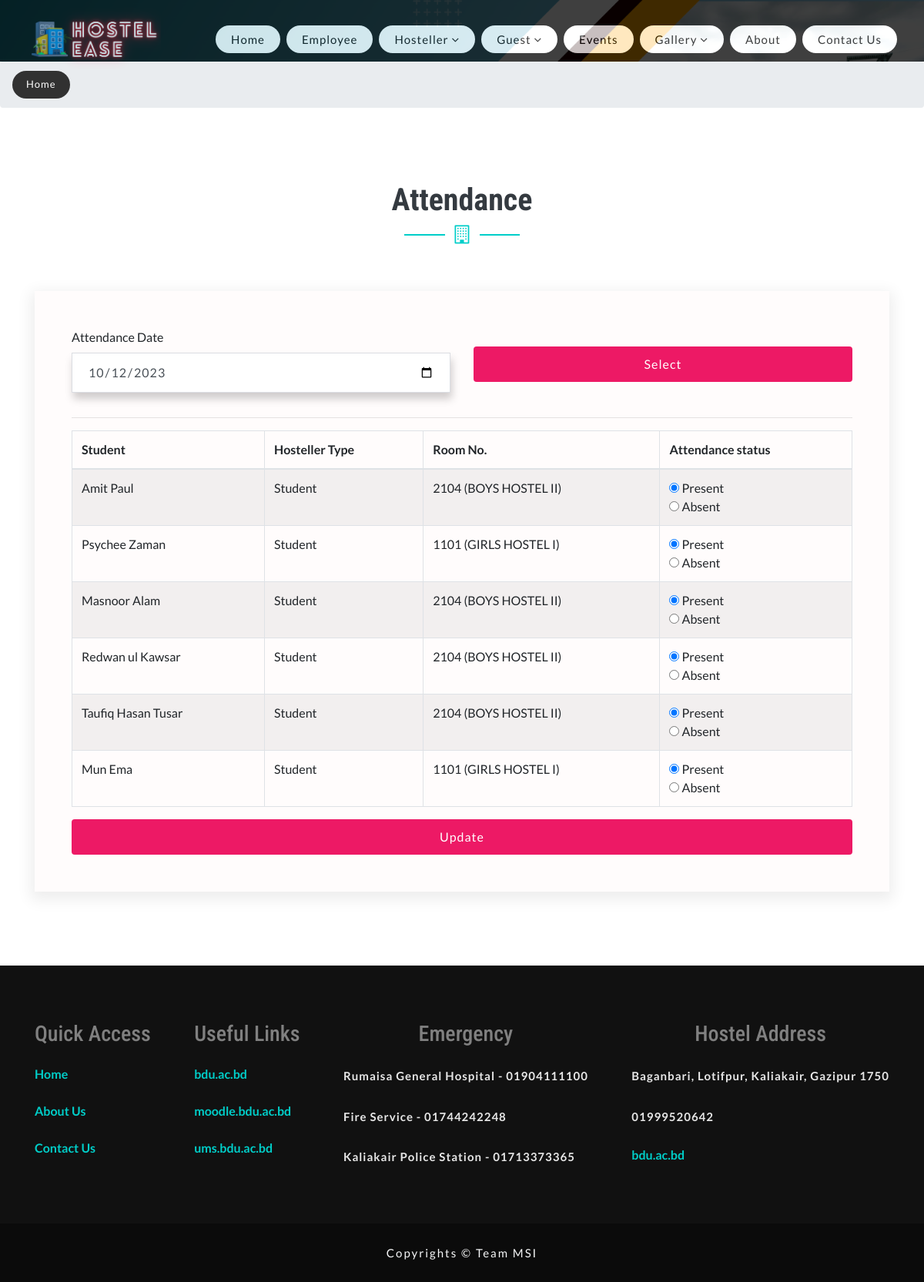
Screenshot of /attendance.php with the database file from the repository.
### tables this page shows
CREATE TABLE `admission` (
  `admission_id` int(10) NOT NULL,
  `hostellerid` int(10) NOT NULL,
  `room_id` int(10) NOT NULL,
  `start_date` date NOT NULL,
  `end_date` date NOT NULL,
  `status` varchar(10) NOT NULL
);

CREATE TABLE `hosteller` (
  `hostellerid` int(10) NOT NULL,
  `hostellertype` varchar(15) NOT NULL COMMENT 'Student',
  `name` varchar(50) NOT NULL,
  `emailid` varchar(50) NOT NULL,
  `password` varchar(100) NOT NULL,
  `dob` date NOT NULL,
  `father_name` varchar(50) NOT NULL,
  `mother_name` varchar(50) NOT NULL,
  `address` text NOT NULL,
  `contact_no` varchar(15) NOT NULL,
  `status` varchar(10) NOT NULL,
  `place_belong` varchar(30) NOT NULL,
  `cocurricular_activities` text NOT NULL,
  `session` varchar(30) NOT NULL,
  `gender` varchar(30) NOT NULL
);

CREATE TABLE `room` (
  `room_id` int(10) NOT NULL,
  `block_id` int(10) NOT NULL,
  `fee_str_id` int(10) NOT NULL,
  `room_no` int(10) NOT NULL,
  `no_of_beds` int(5) NOT NULL,
  `description` text NOT NULL,
  `status` varchar(10) NOT NULL
);

CREATE TABLE `blocks` (
  `block_id` int(10) NOT NULL,
  `block_name` varchar(25) NOT NULL,
  `description` text NOT NULL,
  `status` varchar(10) NOT NULL
);

### attendance.php (the view, shortened to what this page needs)
<?php
include("header.php");
if(isset($_GET['attdate']))
{
	$attdate = $_GET['attdate'];
}
else
{
	$attdate  = date("Y-m-d");
}
?>
	</div>
	<div class="breadcrumb-agile">
		<ol class="breadcrumb m-0">
			<li class="breadcrumb-item">
				<a href="index.php">Home</a>
			</li>
		</ol>
	</div>
	<section class="contact-wthree py-5" id="contact">
		<div class="container py-xl-5 py-lg-3">
			<div class="title text-center mb-sm-5 mb-4">
				<h3 class="title-w3 text-bl text-center font-weight-bold">Attendance</h3>
				<div class="arrw">
					<i class="fa fa-building-o" aria-hidden="true"></i>
				</div>
			</div>
			<div class="row pt-xl-4">
				<div class="col-lg-12">
					<div class="contact-form-wthreelayouts">
<form action="" method="post" class="register-wthree"name="frmform" onsubmit="return validateform()">
	<div class="row">
		<div class="form-group col-md-6">
			<label>
				Attendance Date
			</label><span class="errclass" id="idhostellertype"></span>
			<input class="form-control" type="date" placeholder="Attendance Date" name="attdate" id="attdate" value="<?php
			if(isset($_GET['attdate']))
			{
				echo $_GET['attdate'];
			}
			else
			{
				echo date("Y-m-d");
			}
			?>" max="<?php echo date("Y-m-d"); ?>">
		</div>
		<div class="form-group mt-42 mb-0 col-md-6" ><br>
			<button type="button" name="submitattendance" class="btn btn-w3layouts w-100" onclick="window.location='attendance.php?attdate='+attdate.value">Select</button>
		</div>
	</div>
		<hr>
	<table id="datatable"  class="table table-striped table-bordered">
		<thead>
			<tr>
				<th>Student</th>
				<th>Hosteller Type</th>
				<th>Room No.</th>
				<th>Attendance status</th>
			</tr>
		</thead>
		<tbody>
		<?php
		$dt = date("Y-m-d");
		$sql ="SELECT admission.*,hosteller.*,room.*,blocks.*,IFNULL(attendance.attendancestatus, 'Present') as attendancestatus FROM admission LEFT JOIN hosteller ON admission.hostellerid=hosteller.hostellerid LEFT JOIN room ON room.room_id=admission.room_id LEFT JOIN blocks ON blocks.block_id=room.block_id LEFT JOIN attendance ON attendance.admission_id=admission.admission_id and attendance.attdate='$attdate' WHERE admission.status='Active' AND ('$dt' BETWEEN start_date AND end_date)";
		$qsql = mysqli_query($con,$sql);
		while($rs = mysqli_fetch_array($qsql))
		{
			echo "<tr>
				<td>$rs[name]</td>
				<td>$rs[hostellertype]</td>
				<td>$rs[room_no] ($rs[block_name])</td>
				<td>";
		?>
			<input type="radio" name="attendancestatus[<?php echo $rs[0]; ?>]" value="Present"		<?php
		if($rs['attendancestatus'] == "Present")
		{
			echo "checked";
		}
		?> > Present
			<br>
			<input type="radio" name="attendancestatus[<?php echo $rs[0]; ?>]" value="Absent"<?php
		if($rs['attendancestatus'] == "Absent")
		{
			echo "checked";
		}
		?> > Absent
		<?php
			echo "</td>
			</tr>";
		}
		?>
		</tbody>
	</table>
	<button type="submit" name="submit" class="btn btn-w3layouts w-100">Update</button>
</form>
					</div>
				</div>
			</div>
		</div>
	</section>
<?php
include("footer.php");
?>

### header.php (shortened to what this page needs)
<!DOCTYPE html>
<html lang="zxx">
<head>
	<link rel="stylesheet" href="css/bootstrap.css">
	<link rel="stylesheet" href="css/style.css" type="text/css" media="all" />
	<link href="css/font-awesome.min.css" rel="stylesheet">
	<link href="css/jquery.dataTables.min.css" rel="stylesheet">
</head>
<body>
<?php
if(basename($_SERVER['PHP_SELF']) == "index.php")
{
?>
	<div class="main-w3pvt" id="home" >
<?php
}
else
{
?>
	<div class="main-w3pvt-2" id="home" >
<?php
}
?>
		<header style="background-color: black;opacity: 0.75;filter: Alpha(opacity=50);height: 80px;">
			<div class="container-fluid">
				<div class="header d-md-flex justify-content-between align-items-center py-3 px-lg-3 px-2">
					<div id="logo" style="margin-top: -15px;">
						<img src="images/hosteleaselogo.png" alt="" class="img-fluid" style="height: 100px;">
					</div>
					<div class="nav_w3ls">
<nav style="margin-top: -15px;">
	<ul class="menu">
		<li class="mx-lg-1 mx-md-1 my-md-1 my-1"><a href="index.php">Home</a></li>
		<?php
				if(!isset($_SESSION['emp_id'] ))
				{
		?>
				<li class="mx-lg-1 mx-md-1 my-md-1 my-1"><a href="emplogin.php">Employee</a></li>
		<?php
				}
		?>
		<?php
		if(!isset($_SESSION['hostellerid']))
		{
			if(!isset($_SESSION['guestid']))
			{
				if(!isset($_SESSION['emp_id']))
				{
		?>
		<li class="mx-lg-1 mx-md-1 my-md-1 my-1">
			<a href="#">Hosteller <span class="fa fa-angle-down" aria-hidden="true"></span></a>
		</li>
		<li class="mx-lg-1 mx-md-1 my-md-1 my-1">
			<a href="#">Guest <span class="fa fa-angle-down" aria-hidden="true"></span></a>
		</li>
		<?php
				}
			}
		}
		?>
		<li class="mx-lg-1 mx-md-1 my-md-1 my-1"><a href="displayevents.php">Events</a></li>
		<li class="mx-lg-1 mx-md-1 my-md-1 my-1">
			<a href="#">Gallery <span class="fa fa-angle-down" aria-hidden="true"></span></a>
		</li>
		<li class="mx-lg-1 mx-md-1 my-md-1 my-1"><a href="about.php">About</a></li>
		<li class="mx-lg-1 mx-md-1 my-md-1 my-1"><a href="contact.php">Contact Us</a></li>
	</ul>
</nav>
					</div>
				</div>
			</div>
		</header>

### footer.php
<footer class="footer py-sm-5 py-4 text-left">
  <div class="container py-xl-4 py-lg-3" style="display: flex; justify-content: space-between;">
    <div>
      <h3 style="color: grey;">Quick Access</h3><br>
      <ul style="list-style: none; padding-left: 0;">
        <li><b><a href="index.php" style="color: #00CEC9;">Home</a></b></li><br>
        <li><b><a href="about.php" style="color: #00CEC9;">About Us</a></b></li><br>
        <li><b><a href="contact.php" style="color: #00CEC9;">Contact Us</a></b></li>
      </ul>
    </div>
    <br>
    <div>
      <h3 style="color: grey;">Useful Links</h3><br>
      <ul style="list-style: none; padding-left: 0;">
        <li><b><a href="https://bdu.ac.bd" style="color: #00CEC9;">bdu.ac.bd</a></b></li><br>
        <li><b><a href="https://moodle.bdu.ac.bd" style="color: #00CEC9;">moodle.bdu.ac.bd</a></b></li><br>
        <li><b><a href="https://ums.bdu.ac.bd" style="color: #00CEC9;">ums.bdu.ac.bd</a></b></li>
      </ul>
    </div>
  <br>
    <div>
      <h3 style="color: grey;text-align:center;">Emergency</h3><br>
      <ul style="list-style: none; padding-left: 0;">
        <li><b><p style="color: white;opacity: 0.9;">Rumaisa General Hospital - 01904111100</p></b></li><br>
        <li><b><p style="color: white;opacity: 0.9;">Fire Service - 01744242248</p></b></li><br>
        <li><b><p style="color: white;opacity: 0.9;">Kaliakair Police Station - 01713373365</p></b></li>
      </ul>
    </div>
    <br>
    <div>
      <h3 style="color: grey;text-align:center;">Hostel Address</h3><br>
      <ul style="list-style: none; padding-left: 0;">
        <li><b><p style="color: white;opacity: 0.9;">Baganbari, Lotifpur, Kaliakair, Gazipur 1750</p></b></li><br>
        <li><b><p style="color: white;opacity: 0.9;">01999520642</p></b></li><br>
        <li><b><a href="https://bdu.ac.bd" style="color: #00CEC9;">bdu.ac.bd</a></b></li>
      </ul>
    </div>
  </div>
</footer>
<div class="copyright">
		<p class="copy-right-grids text-li text-center py-sm-4 py-3">Copyrights ©  Team MSI </p>
	</div>

### css/style.css (style rules this page uses)
body { padding: 0; margin: 0; background: #FFF; font-family: 'Lato', sans-serif; }
body a, body button { transition: 0.5s all; -webkit-transition: 0.5s all; -moz-transition: 0.5s all; -o-transition: 0.5s all; -ms-transition: 0.5s all; text-decoration: none; }
html { scroll-behavior: smooth; }
h1, h2, h3, h4, h5, h6 { margin: 0; padding: 0; font-family: 'Roboto Condensed', sans-serif; }
p { margin: 0; padding: 0; font-size: 15px; letter-spacing: 1px; line-height: 1.9; color: #999; font-family: 'Lato', sans-serif; }
ul, ol { margin: 0; padding: 0; }
.text-bl { color: #343a40; }
.text-li { color: #f8f9fa; }
header { position: relative; width: 100%; z-index: 9; }
nav { margin: 0; padding: 0; }
nav:after { content: ""; display: table; clear: both; }
nav ul { float: right; padding: 0; margin: 0; list-style: none; position: relative; }
nav ul li { margin: 0px; display: inline-block; float: left; }
nav a { text-transform: capitalize; display: inline-block; color: #000; font-size: 15px; letter-spacing: 1px; font-weight: 400; background: #fff; padding: 7px 20px; border-radius: 100px; transition: 0.5s all; -webkit-transition: 0.5s all; -moz-transition: 0.5s all; -o-transition: 0.5s all; -ms-transition: 0.5s all; }
li>a:only-child:after { content: ''; }
h3.title-w3 { font-size: 42px; }
.arrw { width: 150px; height: 2px; background: #00cec9; text-align: center; margin: 20px auto; position: relative; }
.arrw i { color: #00cec9; font-size: 24px; background: #fff; position: absolute; left: 0; right: 0; top: -12px; width: 30%; margin: 0 auto; }
footer { background: #111111; }
.copyright { background: #0b0b0b; position: relative; }
p.copy-right-grids { letter-spacing: 2px; }
.main-w3pvt-2 { background: url(../images/bn2.png) no-repeat top; background-size: cover; -webkit-background-size: cover; -moz-background-size: cover; -o-background-size: cover; -ms-background-size: cover; min-height: 300px; }
.breadcrumb li a { color: #fff; background: #313131; padding: 8px 18px; display: inline-block; border-radius: 25px; font-size: 13px; letter-spacing: 1px; }
.contact-wthree { background: url(../images/bg5.png) repeat top; background-size: contain; -webkit-background-size: contain; -o-background-size: contain; -moz-background-size: contain; -ms-background-size: contain; }
form.register-wthree .form-control { padding: 12px 20px; border: 1px solid #dbdde2; border-radius: 0; -webkit-box-shadow: 2px 8px 10px 0px rgba(50, 46, 46, 0.23); -moz-box-shadow: 2px 8px 10px 0px rgba(50, 46, 46, 0.23); box-shadow: 2px 8px 10px 0px rgba(50, 46, 46, 0.23); letter-spacing: 1px; }
.contact-form-wthreelayouts { padding: 3em; background: #fffcfc; box-shadow: 0px 6px 18px 5px rgba(0, 0, 0, 0.07); }
button.btn.btn-w3layouts { outline: none; padding: 11px 40px; font-size: 16px; color: #fff; background: #ed1965; border: none; letter-spacing: 1px; -webkit-transition: 0.5s all; -moz-transition: 0.5s all; -o-transition: 0.5s all; -ms-transition: 0.5s all; transition: 0.5s all; }
.footer { position: relative; }
@media (max-width: 1440px) { .main-w3pvt-2 { min-height: 80px; } }
@media (max-width: 1280px) { h3.title-w3 { font-size: 40px; } }

### header.php (style rules this page uses)
.errclass { color: red; padding-left: 5px; }

### rows the page displays
admission: hostellerid.name "Amit Paul", hostellerid.hostellertype "Student", room.room_no "2104", blocks.block_name "BOYS HOSTEL II"
admission: hostellerid.name "Psychee Zaman", hostellerid.hostellertype "Student", room.room_no "1101", blocks.block_name "GIRLS HOSTEL I"
admission: hostellerid.name "Masnoor Alam", hostellerid.hostellertype "Student", room.room_no "2104", blocks.block_name "BOYS HOSTEL II"
admission: hostellerid.name "Redwan ul Kawsar", hostellerid.hostellertype "Student", room.room_no "2104", blocks.block_name "BOYS HOSTEL II"
admission: hostellerid.name "Taufiq Hasan Tusar", hostellerid.hostellertype "Student", room.room_no "2104", blocks.block_name "BOYS HOSTEL II"
admission: hostellerid.name "Mun Ema", hostellerid.hostellertype "Student", room.room_no "1101", blocks.block_name "GIRLS HOSTEL I"
